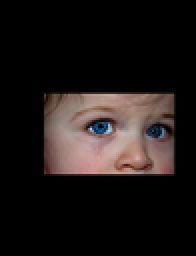
%> input picture DIP/Assignment_2/Assign2_imgs/image_blending_with_laplacian_pyramid/example3/im1.png, 98 x 128 px, shrunk from 960 x 1260 before the run (shown 2 times larger)
$ octave q1_B.m   (GNU Octave 9; MATLAB toolbox functions it lacks are replaced by stand-ins)
%> lines starting %> are read from the running program, lines starting %| are printed output that depends on the picture
### DIP/Assignment_2/blend.m
function img_blend = blend( img1,img2,mask,level )
%BLEND Summary of this function goes here
%   Detailed explanation goes here
[r,c,ch] = size(img1);

img_blend = zeros([r,c,ch]);

[gauss_pyr1,lap_pyr1] = get_pyramid(img1,level);
[gauss_pyr2,lap_pyr2] = get_pyramid(img2,level);
[gauss_pyr3,lap_pyr3] = get_pyramid(mask,level);

% out = img1.*mask + img2.*(1-mask);
% imshow(out);

base_img = lap_pyr1{level+1}.*gauss_pyr3{level+1} + ...
                lap_pyr2{level+1}.*(1-gauss_pyr3{level+1});

% base_img = lap_pyr1{level+1};
lap_pyr_out = cell(level+1);
img_pyr_out = cell(level+1);

for i = 1:level+1
    lap_pyr_out{i} = lap_pyr1{i}.*gauss_pyr3{i} + lap_pyr2{i}.*(1-gauss_pyr3{i});
%     lap_pyr_out{i} = lap_pyr1{i};
end

img_pyr_out = lap_pyr_out;
for i=level+1:-1:2
    out = upscale(img_pyr_out{i});
    [rl,cl,chl] = size(img_pyr_out{i-1});
    out = out(1:rl,1:cl,:);
    img_pyr_out{i-1} = img_pyr_out{i-1} + out;

end

img_blend = img_pyr_out;

end

### DIP/Assignment_2/get_pyramid.m
function [gauss_pyr,lap_pyr] = get_pyramid( img,level )
%GET_PYRAMID Summary of this function goes here
%   Detailed explanation goes here

gauss_pyr=cell(level+1);
gauss_pyr{1} = img;
out = img;
for l=2:level+1
    out = downscale(out);
    gauss_pyr{l} = out;

end

lap_pyr=cell(level+1);
for l=1:level
    out = upscale(gauss_pyr{l+1});
%     figure,imshow(out);

    [r_p,c_p,ch_p] = size(gauss_pyr{l});
    out=out(1:r_p,1:c_p,:);

    lap_pyr{l} = gauss_pyr{l}-out;

end

lap_pyr{level+1} = gauss_pyr{level+1};


end

### DIP/Assignment_2/downscale.m
function out = downscale(img)
[r,c,ch] = size(img);

out = apply_gaussian(img,5,1);
% out = imgaussfilt(img,1,'FilterSize',5);

out = out(1:2:r,1:2:c,:);

end

### DIP/Assignment_2/apply_gaussian.m
function result = apply_gaussian(image,filter_size,sigma)

half_size = floor(filter_size/2);

[x,y] = meshgrid(-half_size:half_size,-half_size:half_size);
gaussian_filter = exp(-( x.^2 + y.^2 )./(2 * sigma));
gaussian_filter = (1/sum(gaussian_filter(:))).*gaussian_filter;

result = conv_filter(image,gaussian_filter,filter_size);

end

function result = conv_filter(img,filter,filter_size)
[r,c,ch] = size(img);

half_size = floor(filter_size/2);

result = zeros([r,c,ch]);

for z=1:ch
    for x=1:c
        x_min = x-half_size;
        x_max = x+half_size;
        for y=1:r
            y_min = max(y-half_size,1);
            y_max = min(y+half_size,r);

            img_sub = zeros([2*half_size+1,2*half_size+1]);
            xx=1;
            for j=x_min:x_max
                yy=1;
                for k=y_min:y_max

                    if j<1 || k<1
                        img_sub(yy,xx)=0;
                    elseif j>c || k>r
                        img_sub(yy,xx)=0;
                    else
                        img_sub(yy,xx)=img(k,j,z);
                    end
                    yy = yy+1;
                end
                xx=xx+1;
            end

            sub_conv = img_sub.*filter;

            result(y,x,z) = sum(sub_conv(:));

        end
    end
end


end

### DIP/Assignment_2/upscale.m
function out = upscale(img)
[r,c,ch] = size(img);

out = zeros([2*r, 2*c, ch]);
out(1:2:2*r,1:2:2*c,:) = img;
out = apply_gaussian(out,5,1);

% out = imgaussfilt(out,1,'FilterSize',5);

out = 4*out;
end

### DIP/Assignment_2/q1_B.m
clear;
clc;
close all;

adrs1 = 'Assign2_imgs/image_blending_with_laplacian_pyramid/example3/im1.png';
adrs2 = 'Assign2_imgs/image_blending_with_laplacian_pyramid/example3/im2.png';
adrs3 = 'Assign2_imgs/image_blending_with_laplacian_pyramid/example3/mask.png';

img1 = imread(adrs1);   %foreground....object of interest
%> img1 is the input picture: size 128x98x3 uint8; mean R, G, B 29.9, 24, 22.6
img1 = im2double(img1); %background....background of interest
%> img1: size 128x98x3 double
[r,c,ch] = size(img1);
%> r = 128; c = 98; ch = 3
figure,imshow(img1);

img2 = imread(adrs2);
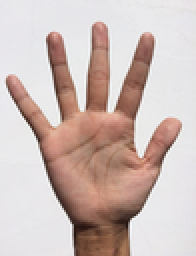
%> input picture DIP/Assignment_2/Assign2_imgs/image_blending_with_laplacian_pyramid/example3/im2.png, 98 x 128 px, shrunk from 960 x 1260 before the run (shown 2 times larger)
%> img2 is the input picture: size 128x98x3 uint8; mean R, G, B 205.3, 187.8, 182.8
img2 = im2double(img2);
%> img2: size 128x98x3 double
figure,imshow(img2);

mask_base = imread(adrs3);
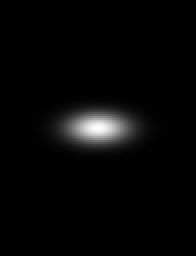
%> input picture DIP/Assignment_2/Assign2_imgs/image_blending_with_laplacian_pyramid/example3/mask.png, 98 x 128 px, shrunk from 960 x 1260 before the run (shown 2 times larger)
%> mask_base is the input picture: size 128x98 uint8; min 0, max 254, mean 6.6
mask_base = im2double(mask_base);
%> mask_base: size 128x98 double
mask(:,:,1) = mask_base;
mask(:,:,2) = mask_base;
mask(:,:,3) = mask_base;

min_size = min([r, c]);
%> min_size = 98
pyr_level = floor(log(min_size) / log(2)) - 4;
%> pyr_level = 2
% pyr_level = 4;

img_blend = blend(img1,img2,mask,pyr_level);
%> the loop in get_pyramid, `for l=2:level+1` made 2 passes
%> pass 1, in apply_gaussian, `result = conv_filter(image,gaussian_filter,filter_size);`:
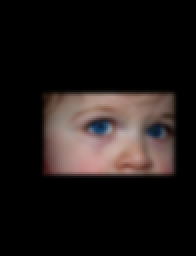
%> result: size 128x98x3 double (shown 2 times larger); mean R, G, B 0.117, 0.0939, 0.0886; mean of the top-left, top-right, bottom-left and bottom-right quarters 0.065, 0.0906, 0.105, 0.139
%> after the loop in get_pyramid, `for l=2:level+1`: gauss_pyr = 9 items
%> the loop in get_pyramid, `for l=1:level` made 2 passes
%> (r_p, c_p, ch_p) on passes 1 to 2: (128, 98, 3), (64, 49, 3)
%> pass 1, in apply_gaussian (call 3), `result = conv_filter(image,gaussian_filter,filter_size);`:
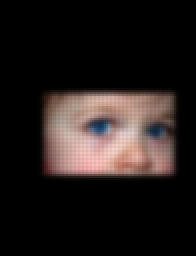
%> result: size 128x98x3 double (shown 2 times larger); mean R, G, B 0.0293, 0.0235, 0.0221; drawn with min black and max white
%> the loop in get_pyramid (call 2), `for l=2:level+1` made 2 passes
%> pass 1, in apply_gaussian (call 5), `result = conv_filter(image,gaussian_filter,filter_size);`:
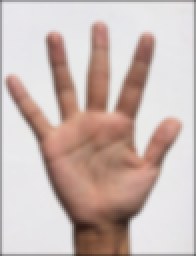
%> result: size 128x98x3 double (shown 2 times larger); mean R, G, B 0.794, 0.725, 0.706
%> pass 1, in downscale (call 3), `out = out(1:2:r,1:2:c,:);`:
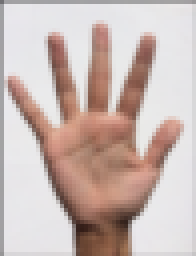
%> out: size 64x49x3 double (shown 4 times larger); mean R, G, B 0.794, 0.726, 0.706
%> pass 2, in downscale (call 4), `out = out(1:2:r,1:2:c,:);`:
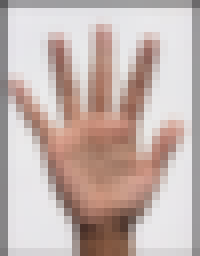
%> out: size 32x25x3 double (shown 8 times larger); mean R, G, B 0.77, 0.704, 0.685
%> (the run ends here)
